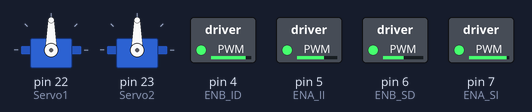
Recording of a sketch running on a simulated Arduino Mega 2560, built with avr-gcc and run on an emulated ATmega2560. On the bench: 2 × servo, switched loads named in the sketch (green lamp = pin HIGH). What the sketch prints to the serial monitor is not drawn.

Above: at 0.1 s.
Timing chart, 0 to 1.6 s (numbered marks = the images above):
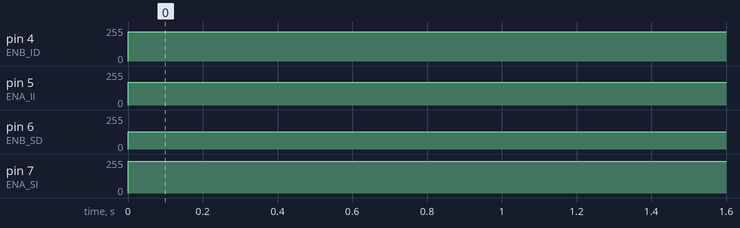

The sketch:

Sensores.ino
```cpp
// Los include
//#include "I2Cdev.h"
//#include "MPU6050.h"
#include "Wire.h"
#include <Servo.h>

// Pines ultrasonico Izquierdo
const int leftEcho = 42;
const int leftTrig = 43;

// Pines ultrasonico Frontal
const int frontEcho = 40;
const int frontTrig = 41;

// Pines ultrasonico Derecha
const int rightEcho = 38;
const int rightTrig = 39;

// Motores
//  Pines motor superior izquierdo
const int IN1_SI = 47;
const int IN2_SI = 46;
const int ENA_SI = 7;
const int ENC_A_SI = 11;
const int ENC_B_SI = 10;

// Pines motor superior derecho
const int IN1_SD = 48;
const int IN2_SD = 49;
const int ENB_SD = 6;
const int ENC_A_SD = 9;
const int ENC_B_SD = 8;

// Pines motor inferior izquierdo
const int IN1_II = 52;
const int IN2_II = 53;
const int ENA_II = 5;
const int ENC_A_II = 13;
const int ENC_B_II = 12;

// Pines motor inferior derecho
const int IN1_ID = 50;
const int IN2_ID = 49;
const int ENB_ID = 4;
const int ENC_A_ID = 7;
const int ENC_B_ID = 6;

const int pwmIzq = 255;
const int pmwDer = 255;

// Actuadores

// Servomotores
const int Servo_SI = 22;
const int Servo_SD = 23;
Servo Servo1;
Servo Servo2;

// Sensor de color
const char SCL_COLOR = A5;
const char SDA_COLOR = A4;

// Giroscopio
// const char SCL_GIRO = A2;
// const char SDA_GIRO = A3;

// LED RGB Falta poner los pines al arduino
const int R = 10;
const int G = 11;
const int B = 12;

// Giroscopio
const int giroSCL = 1;
const int giroSDA = 2;

// Sensores de línea
const int sensorLineaD8 = 46;
const int sensorLineaD7 = 47;
const int sensorLineaD6 = 48;
const int sensorLineaD5 = 49;
const int sensorLineaD4 = 50;
const int sensorLineaD3 = 51;
const int sensorLineaD2 = 52;
const int sensorLineaD1 = 53;

// Para los encoders
volatile int encoderCountSI = 0;
volatile int encoderCountSD = 0;
volatile int encoderCountII = 0;
volatile int encoderCountID = 0;

// Velocidad de motores
const int pwmAdelante = 130;

// FUnciones para probar cada sensor
long distanciaUltrasonico(int trigPin, int echoPin) {
    digitalWrite(trigPin, LOW);
    delayMicroseconds(2);
    digitalWrite(trigPin, HIGH);
    delayMicroseconds(10);
    digitalWrite(trigPin, LOW);

    long duracion = pulseIn(echoPin, HIGH);
    long distancia = duracion * 0.034 / 2;
    return distancia;
}

// Motores
// Funciones para probar cada motor
void motorSuperiorDerecho(){
  delay(1500);
  Serial.println("Motor Superior Derecho");
  delay(1500);

  digitalWrite(IN1_SD,HIGH);
  digitalWrite(IN2_SD,LOW);
  analogWrite(ENB_SD,100);
  delay(1500);

}

void motorInferiorDerecho(){
  delay(1500);
  Serial.println("Motor Inferior Derecho");
  delay(1500);

  digitalWrite(IN1_ID,HIGH);
  digitalWrite(IN2_ID,LOW);
  analogWrite(ENB_ID,100);
  delay(1500);
}

void motorSuperiorIzquierdo(){
  delay(1500);
  Serial.println("Motor Superior Izquierdo");
  delay(1500);

  digitalWrite(IN1_SI,HIGH);
  digitalWrite(IN2_SI,LOW);
  analogWrite(ENA_SI,100);
  delay(1500);
}

void motorInferiorIzquierdo(){
  delay(1500);
  Serial.println("Motor Inferior Izquierdo");
  delay(1500);

  digitalWrite(IN1_II,HIGH);
  digitalWrite(IN2_II,LOW);
  analogWrite(ENA_II,100);
  delay(1500);

}

// Funciones para probar todos los motores con sus diferentes movimientos
void adelante(){
    // Motor superior derecho JALA
    digitalWrite(IN1_SI,HIGH);
    digitalWrite(IN2_SI,LOW);
    analogWrite(ENA_SI,240);

    // Motor inferior izquierdo JALA CM
    digitalWrite(IN1_II,LOW);
    digitalWrite(IN2_II,HIGH);
    analogWrite(ENA_II,170);

    // Motor superior izquierdo
    digitalWrite(IN1_SD,HIGH);
    digitalWrite(IN2_SD,LOW);
    analogWrite(ENB_SD,130);

    // Motor inferior derecho
    digitalWrite(IN1_ID,LOW);
    digitalWrite(IN2_ID,HIGH);
    analogWrite(ENB_ID,220);
    delay(1200);
}

// ESTO YA QUEDA ASI FUNCIONA
void reversa(){
    // Motor superior izquierdo
    digitalWrite(IN1_SI,LOW);
    digitalWrite(IN2_SI,HIGH);
    analogWrite(ENA_SI,pwmAdelante);

    // Motor inferior izquierdo
    digitalWrite(IN1_II,HIGH);
    digitalWrite(IN2_II,LOW);
    analogWrite(ENA_II,pwmAdelante);

    // Motor superior derecho,
    digitalWrite(IN1_SD,HIGH);
    digitalWrite(IN2_SD,LOW);
    analogWrite(ENB_SD,255);

    // Motor inferior derecho
    digitalWrite(IN1_ID,HIGH);
    digitalWrite(IN2_ID,LOW);
    analogWrite(ENB_ID,pwmAdelante);
    delay(1500);
}

void detener(){
  // Motor superior izquierdo
    digitalWrite(IN1_SI,LOW);
    digitalWrite(IN2_SI,LOW);
    analogWrite(ENA_SI,0);

    // Motor inferior izquierdo
    digitalWrite(IN1_II,LOW);
    digitalWrite(IN2_II,LOW);
    analogWrite(ENA_II,0);

    // Motor superior derecho
    digitalWrite(IN1_SD,LOW);
    digitalWrite(IN2_SD,LOW);
    analogWrite(ENB_SD,0);

    // Motor inferior derecho
    digitalWrite(IN1_ID,LOW);
    digitalWrite(IN2_ID,LOW);
    analogWrite(ENB_ID,0);
    delay(3000);
}

void detenerConReversa(){
    // Motor superior izquierdo
    digitalWrite(IN1_SI,LOW);
    digitalWrite(IN2_SI,HIGH);
    analogWrite(ENA_SI,pwmAdelante);

    // Motor inferior izquierdo
    digitalWrite(IN1_II,HIGH);
    digitalWrite(IN2_II,LOW);
    analogWrite(ENA_II,pwmAdelante);

    // Motor superior derecho,
    digitalWrite(IN1_SD,HIGH);
    digitalWrite(IN2_SD,LOW);
    analogWrite(ENB_SD,255);

    // Motor inferior derecho
    digitalWrite(IN1_ID,HIGH);
    digitalWrite(IN2_ID,LOW);
    analogWrite(ENB_ID,pwmAdelante);
    delay(300);
}

void giroDerecha(){

    // Motor superior derecho JALA
    digitalWrite(IN1_SI,HIGH);
    digitalWrite(IN2_SI,LOW);
    analogWrite(ENA_SI,0);

    // Motor inferior izquierdo JALA CM
    digitalWrite(IN1_II,LOW);
    digitalWrite(IN2_II,HIGH);
    analogWrite(ENA_II,200);

    // Motor superior izquierdo
    digitalWrite(IN1_SD,HIGH);
    digitalWrite(IN2_SD,LOW);
    analogWrite(ENB_SD,200);

    // Motor inferior derecho
    digitalWrite(IN1_ID,LOW);
    digitalWrite(IN2_ID,HIGH);
    analogWrite(ENB_ID,200);
    delay(1280);

}

void giroIzquierda(){
    // Motor superior DERECHO
    digitalWrite(IN1_SI,HIGH);
    digitalWrite(IN2_SI,LOW);
    analogWrite(ENA_SI,200);

    // Motor inferior izquierdo
    digitalWrite(IN1_II,HIGH);
    digitalWrite(IN2_II,LOW);
    analogWrite(ENA_II,200);

    // // Motor superior IZQUIERDO
    digitalWrite(IN1_SD,LOW);
    digitalWrite(IN2_SD,HIGH);
    analogWrite(ENB_SD,230);

    // Motor inferior derecho
    digitalWrite(IN1_ID,LOW);
    digitalWrite(IN2_ID,HIGH);
    analogWrite(ENB_ID,230);
    delay(1280);
}

// void movLateral(){
//     // Motor superior izquierdo
//     digitalWrite(IN1_SI,LOW);
//     digitalWrite(IN2_SI,HIGH);
//     analogWrite(ENB_SI,pwmIzq);

//     // Motor inferior izquierdo
//     digitalWrite(IN1_II,HIGH);
//     digitalWrite(IN2_II,LOW);
//     analogWrite(ENB_II,pwmIzq);

//     // Motor superior derecho
//     digitalWrite(IN1_SD,LOW);
//     digitalWrite(IN2_SD,HIGH);
//     analogWrite(ENA_SD,pwmDer);

//     // Motor inferior derecho
//     digitalWrite(IN1_ID,HIGH);
//     digitalWrite(IN2_ID,LOW);
//     analogWrite(ENA_ID,pwmDer);

//     delay(2000);
// }

// Para los encoders de cada motor
void encoderISR_SI() {
    encoderCountSI++;
}

void encoderISR_SD() {
    encoderCountSD++;
}

void encoderISR_II() {
    encoderCountII++;
}

void encoderISR_ID() {
    encoderCountID++;
}

void setupEncoders() {
    attachInterrupt(digitalPinToInterrupt(ENC_A_SI), encoderISR_SI, RISING);
    attachInterrupt(digitalPinToInterrupt(ENC_A_SD), encoderISR_SD, RISING);
    attachInterrupt(digitalPinToInterrupt(ENC_A_II), encoderISR_II, RISING);
    attachInterrupt(digitalPinToInterrupt(ENC_A_ID), encoderISR_ID, RISING);
}

void calculateRPM() {
    static unsigned long lastTime = 0;
    unsigned long currentTime = millis();
    unsigned long timeDiff = currentTime - lastTime;

    if (timeDiff >= 1000) { // Calculate RPM every second
        float rpmSI = (encoderCountSI / 20.0) * 60.0; // Assuming 20 pulses per revolution
        float rpmSD = (encoderCountSD / 20.0) * 60.0;
        float rpmII = (encoderCountII / 20.0) * 60.0;
        float rpmID = (encoderCountID / 20.0) * 60.0;

        Serial.print("RPM SI: ");
        Serial.println(rpmSI);
        Serial.print("RPM SD: ");
        Serial.println(rpmSD);
        Serial.print("RPM II: ");
        Serial.println(rpmII);
        Serial.print("RPM ID: ");
        Serial.println(rpmID);

        encoderCountSI = 0;
        encoderCountSD = 0;
        encoderCountII = 0;
        encoderCountID = 0;
        lastTime = currentTime;
        delay(1000);
    }
}

void RGB() {
  // Yellow
  Serial.println("Yellow");
  analogWrite(R, 255);
  analogWrite(G, 255);
  analogWrite(B, 0);
  delay(2000);

  // Black
  Serial.println("Black");
  analogWrite(R, 0);
  analogWrite(G, 0);
  analogWrite(B, 0);
  delay(2000);

  // Purple
  Serial.println("Purple");
  analogWrite(R, 31);
  analogWrite(G, 0);
  analogWrite(B, 56);
  delay(2000);

  // Blue
  Serial.println("Blue");
  analogWrite(R, 0);
  analogWrite(G, 0);
  analogWrite(B, 255);
  delay(2000);

  // Pink
  Serial.println("Pink");
  analogWrite(R, 255);
  analogWrite(G, 0);
  analogWrite(B, 200);
  delay(2000);

  // Red
  Serial.println("Red");
  analogWrite(R, 255);
  analogWrite(G, 0);
  analogWrite(B, 0);
  delay(2000);

  // Green
  Serial.println("Green");
  analogWrite(R, 0);
  analogWrite(G, 255);
  analogWrite(B, 0);
  delay(2000);
}

void abrirCupula(){
  Servo1.write(135);
  Servo2.write(45);
  delay(1000);
}

void cerrarCupula(){
  Servo1.write(135);
  Servo2.write(45);
  delay(1000);
}

void setup(){
  Serial.begin(9600);

    // Ultrasonico Izquierdo
    pinMode(leftEcho, INPUT);
    pinMode(leftTrig, OUTPUT);

    // Ultrasonico Frontal
    pinMode(frontEcho, INPUT);
    pinMode(frontTrig, OUTPUT);

    // Ultrasonico Derecha
    pinMode(rightEcho, INPUT);
    pinMode(rightTrig, OUTPUT);

    //Motores
    // Motor superior izquierdo
    pinMode(IN1_SI, OUTPUT);
    pinMode(IN2_SI, OUTPUT);
    pinMode(ENA_SI, OUTPUT);

    // Motor superior derecho
    pinMode(IN1_SD, OUTPUT);
    pinMode(IN2_SD, OUTPUT);
    pinMode(ENB_SD, OUTPUT);

    // Motor inferior izquierdo
    pinMode(IN1_II, OUTPUT);
    pinMode(IN2_II, OUTPUT);
    pinMode(ENA_II, OUTPUT);

    // Motor inferior derecho
    pinMode(IN1_ID, OUTPUT);
    pinMode(IN2_ID, OUTPUT);
    pinMode(ENB_ID, OUTPUT);

    // Actuadores
    pinMode(R, OUTPUT);
    pinMode(B, OUTPUT);
    pinMode(G, OUTPUT);

    // Encoders
    // Encoder Superior Izquierdo
    pinMode(ENC_A_SI, INPUT);
    pinMode(ENC_B_SI, INPUT);

    // Encoder Superior Derecho
    pinMode(ENC_A_SD, INPUT);
    pinMode(ENC_B_SD, INPUT);

    // Encoder Inferior Izquierdo
    pinMode(ENC_A_II, INPUT);
    pinMode(ENC_B_II, INPUT);

    // Encoder Inferior Derecho
    pinMode(ENC_A_ID, INPUT);
    pinMode(ENC_B_ID, INPUT);

    // Sensor de Linea
    pinMode(sensorLineaD8, INPUT);
    pinMode(sensorLineaD7, INPUT);
    pinMode(sensorLineaD6, INPUT);
    pinMode(sensorLineaD5, INPUT);
    pinMode(sensorLineaD4, INPUT);
    pinMode(sensorLineaD3, INPUT);
    pinMode(sensorLineaD2, INPUT);
    pinMode(sensorLineaD1, INPUT);

    // Servomotor
    Servo1.attach(22); //Derecho
    Servo2.attach(23); // Izquierdo considerando que se ve desde enfrente
}

void loop(){
    // long distanciaIzquierdo = distanciaUltrasonico(leftTrig, leftEcho);

    // long distanciaFrontal = distanciaUltrasonico(frontTrig, frontEcho);

    // long distanciaDerecha = distanciaUltrasonico(rightTrig, leftEcho);

    // // Distancia de los ultrasonicos
    // //Izquierdo
    // Serial.print("Izquierdo: ");
    // Serial.print(distanciaIzquierdo);
    // Serial.println(" cm");
    // //Frontal
    // Serial.print("Frontal: ");
    // Serial.print(distanciaFrontal);
    // Serial.println(" cm");
    // //Derecha
    // Serial.print("Derecha: ");
    // Serial.print(distanciaDerecha);
    // Serial.println(" cm");
    // delay(1000);

    // Para que no choque
    // if(distanciaFrontal > 30){
    //     adelante();
    // }
    // else {
    //     detenerConReversa();
    //     //detener();
    // }
    adelante();
    calculateRPM();
    // abrirCupula();
    // cerrarCupula();

    //RGB();
}
```

Measured:
- by itself, pin 4 (ENB_ID): 0/255 → 220/255 at 0.00 s
- by itself, pin 5 (ENA_II): 0/255 → 170/255 at 0.00 s
- by itself, pin 6 (ENB_SD): 0/255 → 130/255 at 0.00 s
- by itself, pin 7 (ENA_SI): 0/255 → 240/255 at 0.00 s
